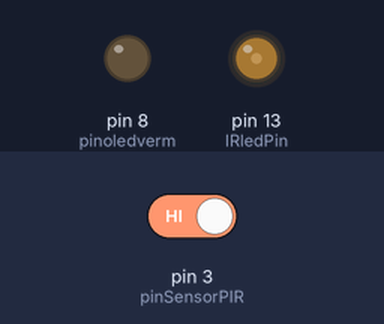
This sketch was run on a simulated Arduino Uno, built with avr-gcc and run on an emulated ATmega328P. Shown: output pins drawn as LEDs (lit = HIGH). The inputs (shaded band) are chosen by the test bench; at power-on: pin 3 (pinSensorPIR) HIGH.

Above: at 1.29 s.
1.3 s: pin 3 (pinSensorPIR) driven LOW
At 1.9 s:
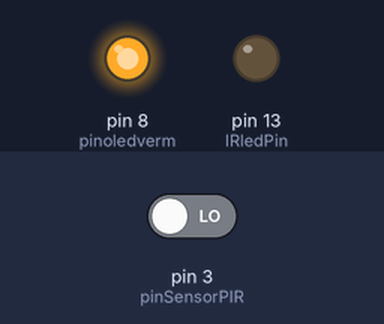
2.9 s: pin 3 (pinSensorPIR) driven HIGH
At 3.11 s:
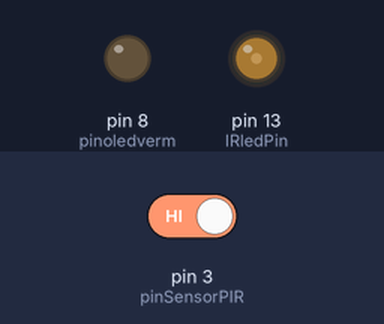
Timing chart, 0 to 11.9 s (numbered marks = the images above; inputs shaded):
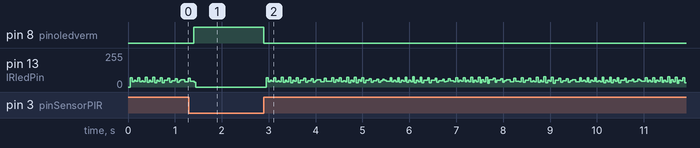

Measured:
- after the input at 1.3 s, pin 8 (pinoledverm): LOW → HIGH after 0.10 s
- after the input at 2.9 s, pin 8 (pinoledverm): HIGH → LOW at once

The sketch:

PROJETO_FINAL_JONAS__1_.ino
```cpp
// Projeto Jonas


// declaração de variáveis
int pinSensorPIR = 3; // Variável ao sensor PIR
int acionamento;  //Variavel para guardar valor do sensor
int IRledPin =  13; // obs: entrada do LED emissor no pino 13
int pinoledverm =  8; // obs: entrada do LED vermelho no pino 8


void setup() {

  pinMode(pinSensorPIR, INPUT);   //Define pino sensor como entrada
  pinMode(IRledPin, OUTPUT); //Define pino LED emissor como saida
  pinMode(pinoledverm, OUTPUT); //Define LED VERMELHO como saida

}

void loop()
{
 acionamento = digitalRead(pinSensorPIR); //Le o valor do sensor PIR
 if (acionamento == LOW)  //Sem movimento, mantem led VERMELHO ligado
 {
    digitalWrite(pinoledverm, HIGH);
 }
 else  //Caso seja detectado um movimento, aciona o led emissor IR
 {
       digitalWrite(pinoledverm, LOW);
       SendChannelUpCode(); //ligue a TV

 }
}

//Funcoes responsáveis pelo sinal do controle remoto

void pulseIR(long microsecs) {

cli();

while (microsecs > 0) {
digitalWrite(IRledPin, HIGH);
delayMicroseconds(10);
digitalWrite(IRledPin, LOW);
delayMicroseconds(10);

microsecs -= 26;
}

sei();
}

void SendChannelUpCode() {
//cod. recebido pelo controle on e off
delayMicroseconds(58092);
pulseIR(5000);
delayMicroseconds(4340);
pulseIR(900);
delayMicroseconds(1420);
pulseIR(920);
delayMicroseconds(1420);
pulseIR(920);
delayMicroseconds(1420);
pulseIR(920);
delayMicroseconds(220);
pulseIR(940);
delayMicroseconds(260);
pulseIR(900);
delayMicroseconds(240);
pulseIR(940);
delayMicroseconds(220);
pulseIR(940);
delayMicroseconds(260);
pulseIR(920);
delayMicroseconds(1400);
pulseIR(920);
delayMicroseconds(1420);
pulseIR(920);
delayMicroseconds(1420);
pulseIR(920);
delayMicroseconds(240);
pulseIR(940);
delayMicroseconds(240);
pulseIR(920);
delayMicroseconds(240);
pulseIR(920);
delayMicroseconds(240);
pulseIR(920);
delayMicroseconds(260);
pulseIR(880);
delayMicroseconds(280);
pulseIR(880);
delayMicroseconds(1460);
pulseIR(840);
delayMicroseconds(320);
pulseIR(860);
delayMicroseconds(320);
pulseIR(840);
delayMicroseconds(320);
pulseIR(840);
delayMicroseconds(320);
pulseIR(860);
delayMicroseconds(320);
pulseIR(840);
delayMicroseconds(320);
pulseIR(820);
delayMicroseconds(1520);
pulseIR(800);
delayMicroseconds(360);
pulseIR(800);
delayMicroseconds(1560);
pulseIR(720);
delayMicroseconds(1620);
pulseIR(700);
delayMicroseconds(1640);
pulseIR(700);
delayMicroseconds(1640);
pulseIR(680);
delayMicroseconds(1660);
pulseIR(660);
delayMicroseconds(1680);
pulseIR(660);
delayMicroseconds(47740);
pulseIR(4700);
delayMicroseconds(4640);
pulseIR(600);
delayMicroseconds(1740);
pulseIR(600);
delayMicroseconds(1720);
pulseIR(620);
delayMicroseconds(1720);
pulseIR(620);
delayMicroseconds(540);
pulseIR(620);
delayMicroseconds(560);
pulseIR(600);
delayMicroseconds(560);
pulseIR(620);
delayMicroseconds(540);
pulseIR(620);
delayMicroseconds(560);
pulseIR(600);
delayMicroseconds(1740);
pulseIR(600);
delayMicroseconds(1720);
pulseIR(620);
delayMicroseconds(1720);
pulseIR(620);
delayMicroseconds(540);
pulseIR(620);
delayMicroseconds(560);
pulseIR(600);
delayMicroseconds(560);
pulseIR(620);
delayMicroseconds(540);
pulseIR(620);
delayMicroseconds(560);
pulseIR(600);
delayMicroseconds(560);
pulseIR(620);
delayMicroseconds(1720);
pulseIR(620);
delayMicroseconds(540);
pulseIR(620);
delayMicroseconds(540);
pulseIR(620);
delayMicroseconds(560);
pulseIR(620);
delayMicroseconds(540);
pulseIR(620);
delayMicroseconds(540);
pulseIR(620);
delayMicroseconds(560);
pulseIR(600);
delayMicroseconds(1720);
pulseIR(620);
delayMicroseconds(560);
pulseIR(620);
delayMicroseconds(1720);
pulseIR(600);
delayMicroseconds(1720);
pulseIR(620);
delayMicroseconds(1720);
pulseIR(620);
delayMicroseconds(1720);
pulseIR(620);
delayMicroseconds(1720);
pulseIR(620);
delayMicroseconds(1720);
pulseIR(600);
}
```
